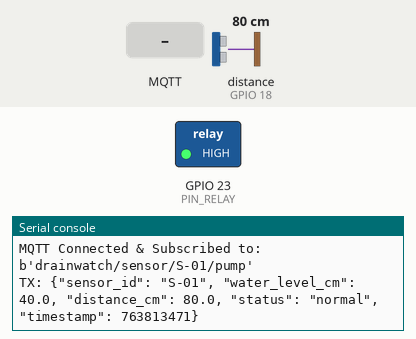
Bench run of a program on a simulated ESP32 board running MicroPython. On the bench: switched loads named in the program (green lamp = pin HIGH), the last lines printed to the serial console. The test bench sets the inputs (shaded band); at power-on: distance to the obstacle (sensor on GPIO 18) 80 cm. The echo pulse lasts 58.3 µs per cm; WiFi joins after 1.5 s; no MQTT or app messages arrive unless stated; the clock reads 2024-03-15 10:24:30 at power-on unless the program sets it; pins used as bus, display or sensor lines are not drawn.

Above: at 2.8 s.
2.9 s: distance to the obstacle (sensor on GPIO 18) set to 2 cm
At 4.3 s:
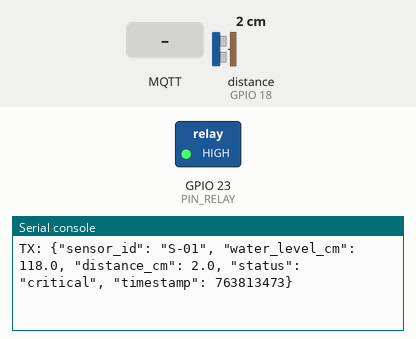
7.1 s: MQTT message "state" arrives on the first subscribed topic
9.6 s: MQTT message "ON" arrives on the first subscribed topic
12.1 s: distance to the obstacle (sensor on GPIO 18) set to 60 cm
At 14.1 s:
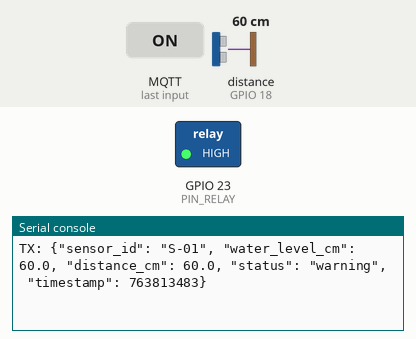

Measured:
- after the input at 2.9 s, the serial console: prints a new line after 0.76 s (image 1)
- after the input at 12.1 s, the serial console: prints a new line after 1.6 s (image 2)

The program:

main.py
```python
# ==============================================================================
# DRAINWATCH — ESP32 MicroPython Sensor Node
# Hardware: ESP32 + HC-SR04 Sensor
# Library: umqtt.simple
# ==============================================================================

import time
import ujson
import machine
import network
from umqtt.simple import MQTTClient

# Konfigurasi Pin
PIN_TRIG = machine.Pin(5, machine.Pin.OUT)
PIN_ECHO = machine.Pin(18, machine.Pin.IN)
PIN_RELAY = machine.Pin(23, machine.Pin.OUT)
PIN_RELAY.value(1) # Matikan pompa (Relay Active-Low)

# Konfigurasi Saluran
TOTAL_DEPTH_CM = 120.0
SENSOR_ID = "S-01"
MQTT_BROKER = "192.168.1.100"
TOPIC_TELEMETRY = b"drainwatch/sensor/S-01/telemetry"
TOPIC_COMMAND = b"drainwatch/sensor/S-01/pump"

def connect_wifi(ssid, password):
    wlan = network.WLAN(network.STA_IF)
    wlan.active(True)
    if not wlan.isconnected():
        print("Menghubungkan ke Wi-Fi...")
        wlan.connect(ssid, password)
        while not wlan.isconnected():
            time.sleep(0.5)
    print("Wi-Fi Terhubung:", wlan.ifconfig()[0])

def read_distance_cm():
    PIN_TRIG.value(0)
    time.sleep_us(2)
    PIN_TRIG.value(1)
    time.sleep_us(10)
    PIN_TRIG.value(0)

    # Ukur durasi sinyal balik ECHO
    duration = machine.time_pulse_us(PIN_ECHO, 1, 30000)
    if duration <= 0:
        return TOTAL_DEPTH_CM
    # Jarak dalam cm
    return (duration * 0.0343) / 2

def on_mqtt_msg(topic, msg):
    print("Command diterima:", topic, msg)
    try:
        data = ujson.loads(msg)
        if data.get("state") == "ON":
            PIN_RELAY.value(0) # Nyalakan pompa
        elif data.get("state") == "OFF":
            PIN_RELAY.value(1) # Matikan pompa
    except:
        pass

def main():
    connect_wifi("DRAINWATCH_AP", "drainwatch2026")
    client = MQTTClient("ESP32_" + SENSOR_ID, MQTT_BROKER)
    client.set_callback(on_mqtt_msg)
    client.connect()
    client.subscribe(TOPIC_COMMAND)
    print("MQTT Connected & Subscribed to:", TOPIC_COMMAND)

    while True:
        try:
            client.check_msg()

            # Pengukuran
            dist = read_distance_cm()
            water_level = max(0.0, min(TOTAL_DEPTH_CM, TOTAL_DEPTH_CM - dist))
            status = "critical" if water_level >= 80 else ("warning" if water_level >= 50 else "normal")

            payload = ujson.dumps({
                "sensor_id": SENSOR_ID,
                "water_level_cm": round(water_level, 1),
                "distance_cm": round(dist, 1),
                "status": status,
                "timestamp": time.time()
            })

            client.publish(TOPIC_TELEMETRY, payload)
            print("TX:", payload)
            time.sleep(2)
        except Exception as e:
            print("Error:", e)
            time.sleep(5)

if __name__ == "__main__":
    main()
```
